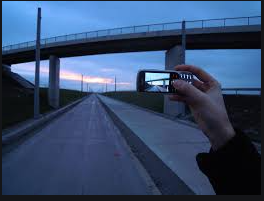
#> input picture picture3.PNG, 264 x 201 px, found by its file name
$ python a.py
#> lines starting #> are read from the running program, lines starting #| are printed output that depends on the picture
import cv2
import matplotlib.pyplot as plt

img0 = cv2.imread("picture3.png",cv2.IMREAD_GRAYSCALE)
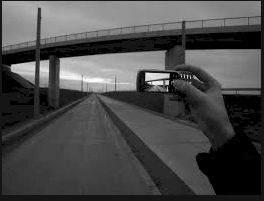
#> img0: shape (201, 264); min 0, max 255, mean 74.4

img1 = cv2.imread("picture4.png",cv2.IMREAD_GRAYSCALE)
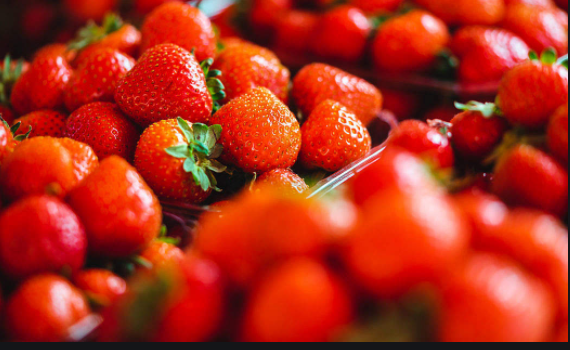
#> input picture picture4.PNG, 570 x 350 px, found by its file name
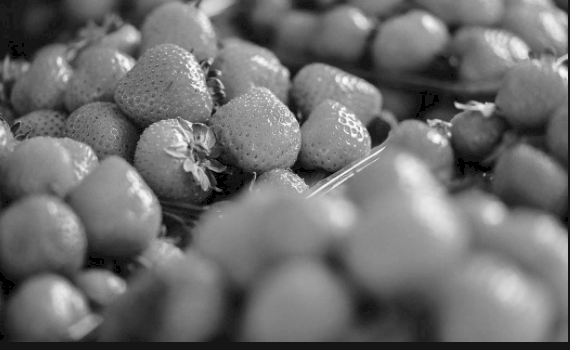
#> img1: shape (350, 570); min 0, max 252, mean 110.1


#extracting features

orb = cv2.ORB_create()

key0,des0 = orb.detectAndCompute(img0,None)
#> key0 = 362 keypoints; strongest (x, y, size): (147, 73, 31), (167, 79, 31), (167, 82, 31), (168, 75, 31)

key1,des1 = orb.detectAndCompute(img1,None)
#> key1 = 500 keypoints; strongest (x, y, size): (456, 104, 44.6), (456, 103, 37.2), (455, 103, 31), (488, 107, 77.1)


#matching descriptors using brute force

bf = cv2.BFMatcher(cv2.NORM_HAMMING,crossCheck=False)

matches = bf.knnMatch(des0,des1,k=2)
#> matches = 362 matches


#sorting matches

matches = sorted(matches,key=lambda x:x[0].distance)


#performing ratio test

matches = [x[0] for x in matches if len(x)>1 and x[0].distance < 0.8*x[1].distance]
#> matches = 5 matches

#drawing them


img_matches = cv2.drawMatches(img0,key0,img1,key1,matches[:25],img1,flags=cv2.DRAW_MATCHES_FLAGS_NOT_DRAW_SINGLE_POINTS)
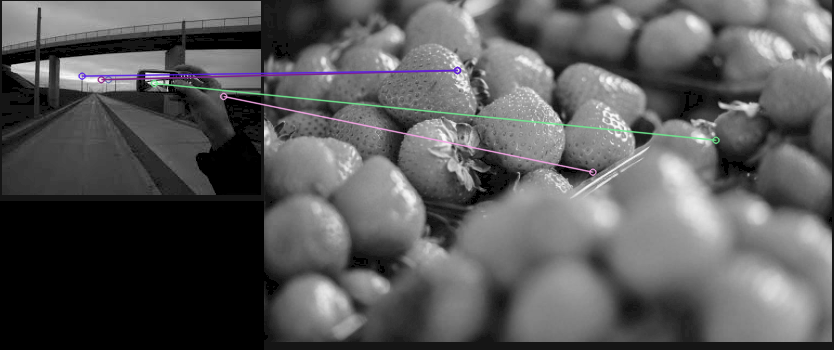
#> img_matches: shape (350, 834, 3); mean of channels 0, 1, 2 89.3, 88.9, 89; drawn as B, G, R

plt.imshow(img_matches)
plt.show()
